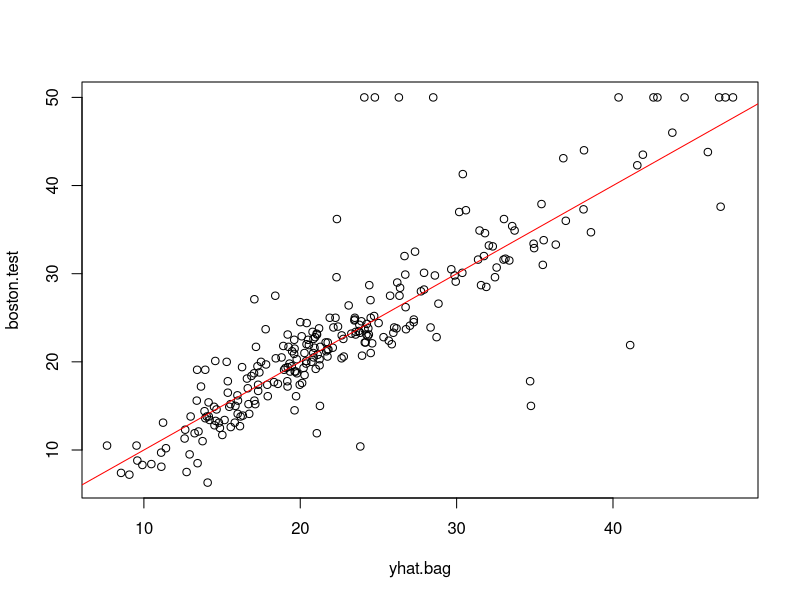
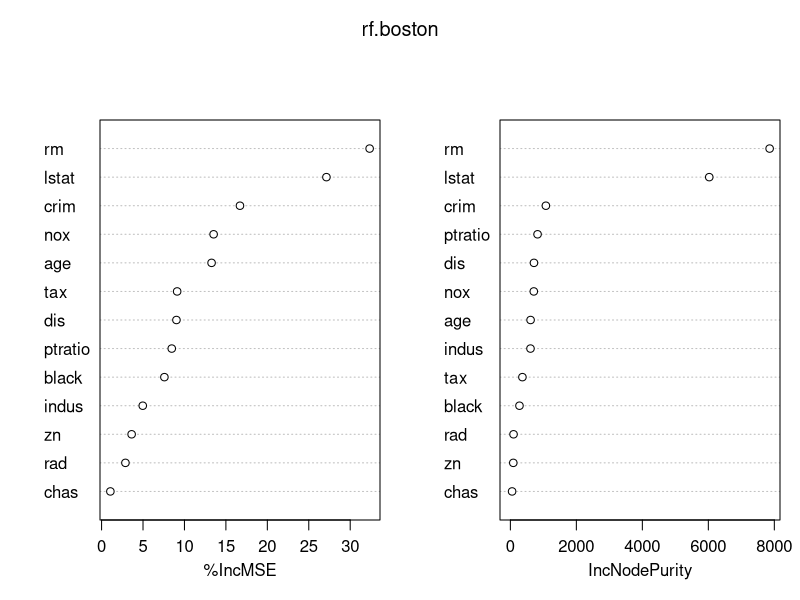

Write R code to recreate these figures, in order.
# Selección del modelo.
# Bagging y bosques aleatorios.
setwd("/home/soyyo/projects/Modelos de datos/EjemplosR")
rm(list=(ls()))

library(randomForest)
library(MASS)

set.seed(1)
train = sample(1:nrow(Boston), nrow(Boston)/2)
boston.test = Boston[-train, "medv"]

# Random Forest
bag.boston = randomForest(medv~., data=Boston, subset=train, mtry=13, importance=TRUE, ntree=500)
bag.boston
yhat.bag = predict(bag.boston, newdata=Boston[-train, ])
plot(yhat.bag, boston.test)
abline(0, 1, col="red")
mean((yhat.bag-boston.test)^2)

# Bagging
bag.boston = randomForest(medv~., data=Boston, subset=train, mtry=13, ntree=25)
yhat.bag = predict(bag.boston, newdata=Boston[-train, ])
mean((yhat.bag-boston.test)^2)

set.seed(1)
rf.boston = randomForest(medv~., data=Boston, subset=train, mtry=6, importance=TRUE)
yhat.rf = predict(rf.boston, newdata=Boston[-train, ])
mean((yhat.rf-boston.test)^2)

# Analicemos la importancia de las variables.
importance(rf.boston)
varImpPlot(rf.boston)

# Para que sean reproducibles nuestros experimentos es necesario documentar el ambiente en que ocurrieron.
sessionInfo()
